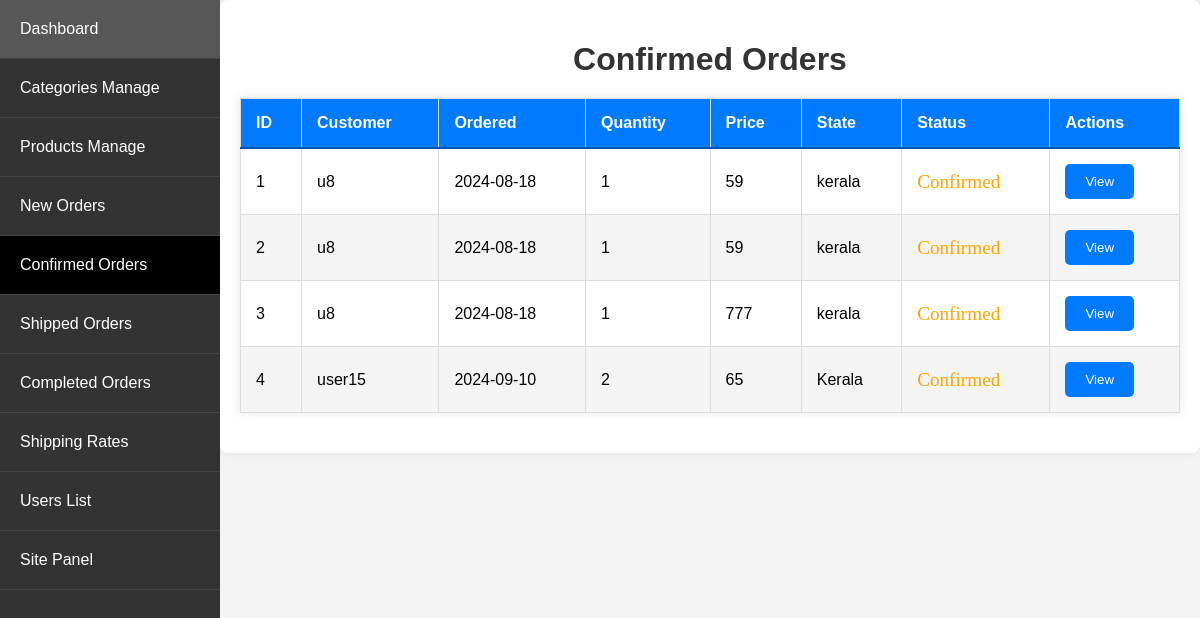
/admin_app/admin_app/orders/confirmed/ (signed in), run on the app's committed database.
### store/models.py (models this page shows, shortened)
class Order(models.Model):
    STATUS_CHOICES = [
        ('Processing', 'Processing'),
        ('Confirmed', 'Confirmed'),
        ('Shipped', 'Shipped'),
        ('Delivered', 'Delivered')
    ]
    customer = models.ForeignKey(Customer, on_delete=models.SET_NULL, null=True, blank=True)
    date_ordered = models.DateTimeField(auto_now_add=True)
    complete = models.BooleanField(default=False)
    transaction_id = models.CharField(max_length=100, null=True)
    status = models.CharField(max_length=20, choices=STATUS_CHOICES, default='Processing')
    processing_time = models.DateTimeField(null=True, blank=True)
    confirmed_time = models.DateTimeField(null=True, blank=True)  # Add this line
    shipped_time = models.DateTimeField(null=True, blank=True)
    delivered_time = models.DateTimeField(null=True, blank=True)
    @property
    def get_cart_total(self):
        orderitems = self.orderitem_set.all()
        total = sum([item.get_total for item in orderitems])
        return total
    @property
    def get_cart_items(self):
        orderitems = self.orderitem_set.all()
        total = sum([item.quantity for item in orderitems])
        return total

class Customer(models.Model):
    user = models.OneToOneField(User, on_delete=models.CASCADE)
    name = models.CharField(max_length=200, null=True)
    contact_number = models.CharField(max_length=12, unique=True, null=True)

class OrderItem(models.Model):
    product = models.ForeignKey(Product, on_delete=models.SET_NULL, null=True)
    order = models.ForeignKey(Order, on_delete=models.SET_NULL, null=True)
    quantity = models.IntegerField(default=0, null=True, blank=True)
    date_added = models.DateTimeField(auto_now_add=True)
    price_at_purchase = models.DecimalField(max_digits=7, decimal_places=0, null=True, blank=True)
    @property
    def get_total(self):
        if self.price_at_purchase is None:
            self.price_at_purchase = self.product.new_price
        return self.price_at_purchase * self.quantity

class ShippingAddress(models.Model):
    customer = models.ForeignKey(Customer, on_delete=models.SET_NULL, null=True)
    order = models.ForeignKey(Order, on_delete=models.SET_NULL, null=True)
    number = models.CharField(max_length=12, null=False, blank=False)
    whatsapp = models.CharField(max_length=12, null=False, blank=False)
    address = models.CharField(max_length=200, null=False)
    city = models.CharField(max_length=200, null=False)
    state = models.CharField(max_length=200, null=False)
    zipcode = models.CharField(max_length=200, null=False)
    date_added = models.DateTimeField(auto_now_add=True)

### admin_app/views.py (the view)
# urls.py: path('admin_app/orders/confirmed/', views.confirmed_orders, name='confirmed_orders'),
@login_required
@user_passes_test(is_admin)
def confirmed_orders(request):
    orders = Order.objects.filter(complete=True, status='Confirmed')
    return render_order_list(request, orders, 'Confirmed Orders', 'admin_app/order_list.html')

### admin_app/views.py (called while the page is built)
def is_admin(user):
    return user.is_superuser

def render_order_list(request, orders, title, template):
    orders_with_details = []
    for order in orders:
        shipping_address = ShippingAddress.objects.filter(order=order).first()
        total_quantity = OrderItem.objects.filter(order=order).aggregate(Sum('quantity'))['quantity__sum']
        orders_with_details.append({
            'order': order,
            'state': shipping_address.state if shipping_address else 'N/A',
            'total_quantity': total_quantity or 0
        })
    return render(request, template, {'orders_with_details': orders_with_details, 'title': title})

### store/context_processors.py (called while the page is built)
def menu_link(request): # this function don't wanna call to work, it's defined in setting to work
    links_list = Category.objects.annotate(
        num_products=Count('product', filter=Q(product__active=True, product__stock__gt=0))
    ).filter(num_products__gt=0).order_by('priority', 'name')  # Add an order_by clause here
    paginator3 = Paginator(links_list, 8)
    try:
        page = int(request.GET.get('page', '1'))
    except:
        page = 1
    try:
        links = paginator3.page(page)
    except (InvalidPage, EmptyPage):
        links = paginator3.page(paginator3.num_pages)
    return dict(links=links)

def cart_data(request):
    data = cartData(request)
    cartItems = data['cartItems']
    return {'cartItems': cartItems}

def wishlist_count(request):
    if request.user.is_authenticated:
        wishlist_count = Wishlist.objects.filter(user=request.user).count()
    else:
        cookie_data = cookieWishlist(request)
        wishlist_count = cookie_data['wishlist_count']
    return {'wishlist_count': wishlist_count}

### store/utils.py (called while the page is built)
def cartData(request):
    if request.user.is_authenticated:
        customer = request.user.customer
        order, created = Order.objects.get_or_create(customer=customer, complete=False)
        items = order.orderitem_set.all()
        cartItems = order.get_cart_items
        total_price_difference = sum((item.product.old_price - item.product.new_price if item.product.old_price else 0) * item.quantity for item in items)
    else:
        cookieData = cookieCart(request)
        cartItems = cookieData['cartItems']
        order = cookieData['order']
        items = cookieData['items']
        total_price_difference = cookieData['total_price_difference']
    return {'cartItems': cartItems, 'order': order, 'items': items, 'total_price_difference': total_price_difference}

### admin_app/templates/admin_app/order_list.html (shortened to what this page needs)
{% extends 'admin_app/base_admin.html' %}
{% block content %}
<h1>{{ title }}</h1>
<table>
    <thead>
        <tr>
            <th>ID</th>
            <th>Customer</th>
            <th>Ordered</th>
            <th>Quantity</th>
            <th>Price</th>
            <th>State</th>
            <th>Status</th>
            <th>Actions</th>
        </tr>
    </thead>
    <tbody>
        {% for order_detail in orders_with_details %}
        <tr>
            <td>{{ forloop.counter }}</td>
            <td>{{ order_detail.order.customer.name }}</td>
            <td>{{ order_detail.order.date_ordered|date:"Y-m-d" }}</td>
            <td>{{ order_detail.total_quantity }}</td>
            <td>{{ order_detail.order.get_cart_total }}</td>
            <td>{{ order_detail.state }}</td>
            <td class="{% if order_detail.order.status == 'Processing' %}
                            status-processing
                        {% elif order_detail.order.status == 'Confirmed' %}
                            status-confirmed
                        {% elif order_detail.order.status == 'Shipped' %}
                            status-shipped
                        {% elif order_detail.order.status == 'Delivered' %}
                            status-delivered
                        {% endif %} status">
                {{ order_detail.order.status }}
            </td>
            <td>
                <a href="{% url 'admin_app:order_view' order_detail.order.pk %}">
                    <button type="button" class="btn btn-primary">View</button>
                </a>
            </td>
        </tr>
        {% endfor %}
    </tbody>
</table>
{% endblock %}

### static/CSS/admin_dashboard.css (style rules this page uses)
body { font-family: Arial, sans-serif; background-color: #f4f4f4; margin: 0; padding: 0; }
h1 { text-align: center; color: #333; margin-bottom: 20px; }
table { width: 100%; border-collapse: collapse; margin-bottom: 20px; box-shadow: 0 0 10px rgba(0, 0, 0, 0.1); }
thead { background: #007bff; color: #fff; }
thead th { padding: 15px; text-align: left; border-bottom: 2px solid #0056b3; }
tbody tr:nth-child(even) { background: #f4f4f4; }
td, th { padding: 15px; border: 1px solid #ddd; }
td a { color: #007bff; text-decoration: none; transition: color 0.3s; }
button { display: inline-block; padding: 10px 20px; border: none; border-radius: 5px; cursor: pointer; transition: background 0.3s; }
.btn-primary { color:#fff;background-color:#007bff;border-color:#007bff }

### admin_app/templates/admin_app/order_list.html (style rules this page uses)
.status-confirmed { color: orange; }
.status { font-size: 1.2em; font-family: cursive; }

### data on the page
Order: order.customer.name "u8", order.date_ordered "2024-08-18", total_quantity "1", order.get_cart_total "59", state "kerala", order.status "Confirmed"
Order: order.customer.name "u8", order.date_ordered "2024-08-18", total_quantity "1", order.get_cart_total "59", state "kerala", order.status "Confirmed"
Order: order.customer.name "u8", order.date_ordered "2024-08-18", total_quantity "1", order.get_cart_total "777", state "kerala", order.status "Confirmed"
Order: order.customer.name "user15", order.date_ordered "2024-09-10", total_quantity "2", order.get_cart_total "65", state "Kerala", order.status "Confirmed"

### other printed values
{{ title }} "Confirmed Orders"
